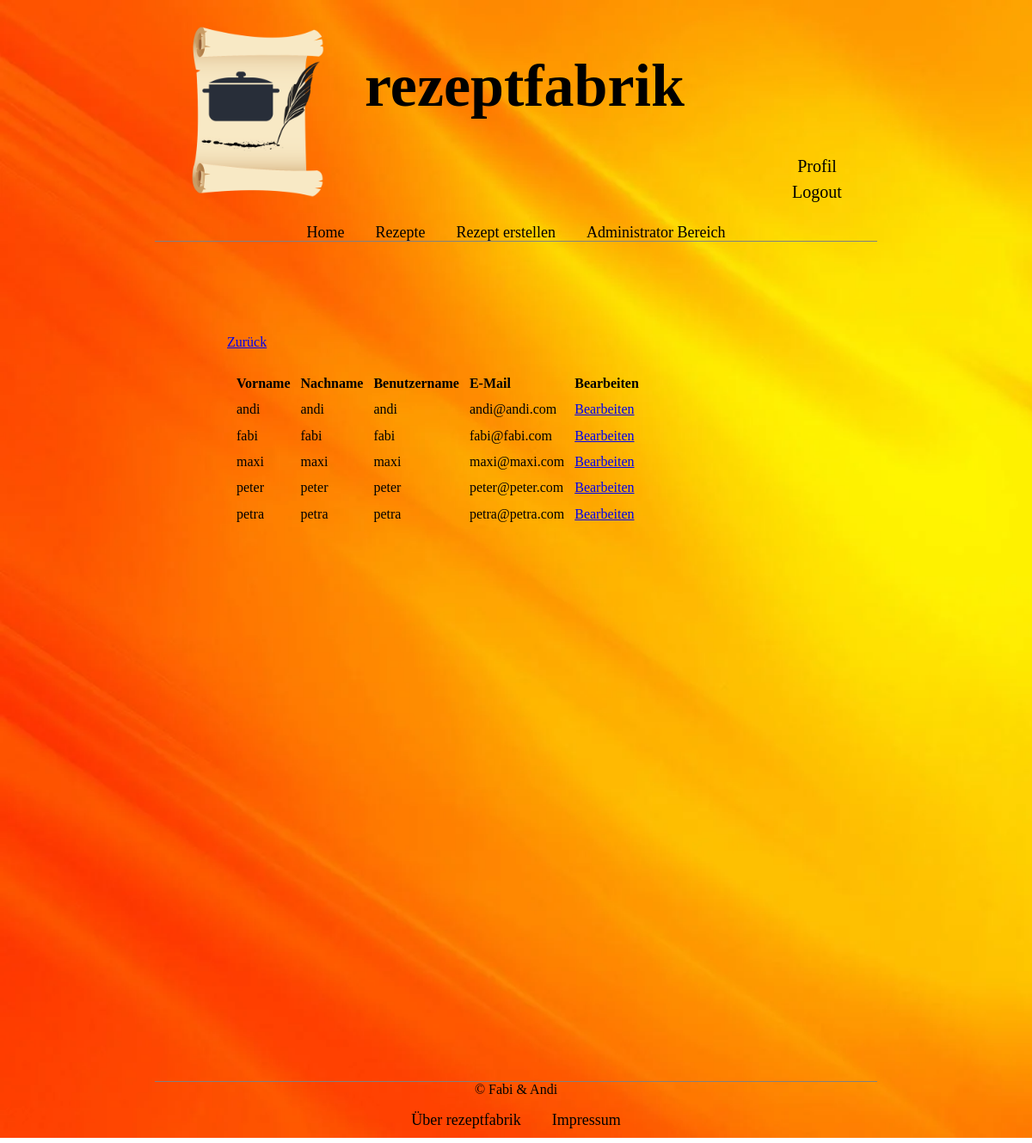
/admin.users.php (signed in), run on the app's committed database.
### tables this page shows
CREATE TABLE user
(
    id        INTEGER AUTO_INCREMENT,
    firstname VARCHAR(30)  NOT NULL,
    lastname  VARCHAR(30)  NOT NULL,
    user_name VARCHAR(30)  NOT NULL,
    email     VARCHAR(255) NOT NULL,
    password  TEXT         NOT NULL,
    PRIMARY KEY (id),
    UNIQUE KEY (user_name),
    UNIQUE KEY (email)
);

### manager/usermanager.php (called while the page is built, shortened)
<?php
require_once __DIR__ . '/../model/user.php';
class UserManager
{
    private PDO $conn;
    public function __construct(PDO $conn)
    {
        $this->conn = $conn;
    }
    function getUsers(): array
    {
        $result = $this->conn->query('SELECT * FROM user');
        $users = [];
        while ($row = $result->fetch()) {
            $users[] = new User($row['id'], $row['firstname'], $row['lastname'],
                $row['user_name'], $row['email'], $row['password']);
        }
        return $users;
    }
}

### model/user.php (called while the page is built, shortened)
<?php
class User
{
    public function __construct(int $id, string $firstname, string $lastname, string $user_name, string $email, string $password)
    {
        $this->id = $id;
        $this->firstname = $firstname;
        $this->lastname = $lastname;
        $this->user_name = $user_name;
        $this->email = $email;
    }
}

### admin.users.php (the view, shortened to what this page needs)
<?php
require_once 'inc/maininclude.php';
$users = $userManager->getUsers();
?>
<!DOCTYPE HTML>
<html lang="de">
<head>
    <link rel="stylesheet" href="css/style.css"/>
</head>
<body>
<div class="body">
    <header>
        <?php
        include "inc/header.php";
        include "inc/navbar.php";
        ?>
    </header>
    <div class="content">
        <a href="admin.index.php">Zurück</a>
        <br/><br/>
        <table  class='admin_table'>
            <?php if (count($users) == 0) {
                echo '<p> Es wurden keine Benutzer gefunden! </p>';
            } else {
                echo '
                    <tr>
                        <th>Vorname</th>
                        <th>Nachname</th>
                        <th>Benutzername</th>
                        <th>E-Mail</th>
                        <th>Bearbeiten</th>
                   </tr>';
            }
            foreach ($users as $user) {
                echo "<tr>
                                <td>$user->firstname</td>
                                <td>$user->lastname</td>
                                <td>$user->user_name</td>
                                <td>$user->email</td>
                                <td><a href='admin.user.php?id=$user->id'>Bearbeiten</a> </td>
                           </tr>";
            }
            ?>
        </table>
    </div>
    <?php
    include "inc/footer.php";
    ?>
</div>
</body>
</html>

### css/style.css (style rules this page uses)
* { font-family: Verdana, Tahoma, Arial sans-serif; }
.body { font-size: 16px; max-width: 1200px; margin: 0 auto; width: 70%; min-height: 1200px; max-height: 6000px; background-image: url(../img/background.jpeg); background-size: cover; padding-left: 15%; padding-right: 15%; padding-bottom: 10px; }
header { border-bottom: 1px solid grey; margin-bottom: 8px; width: 100%; height: 280px; display: inline-block; text-align: center; }
.content { width: 80%; min-height: 850px; max-height: 3500px; margin-top: 100px; padding-left: 10%; padding-right: 10%; padding-bottom: 10px; }
.admin_table { text-align: left; border-spacing: 10px; }

### data on the page
user: firstname "andi", lastname "andi", user_name "andi", email "andi@andi.com"
user: firstname "fabi", lastname "fabi", user_name "fabi", email "fabi@fabi.com"
user: firstname "maxi", lastname "maxi", user_name "maxi", email "maxi@maxi.com"
user: firstname "peter", lastname "peter", user_name "peter", email "peter@peter.com"
user: firstname "petra", lastname "petra", user_name "petra", email "petra@petra.com"
